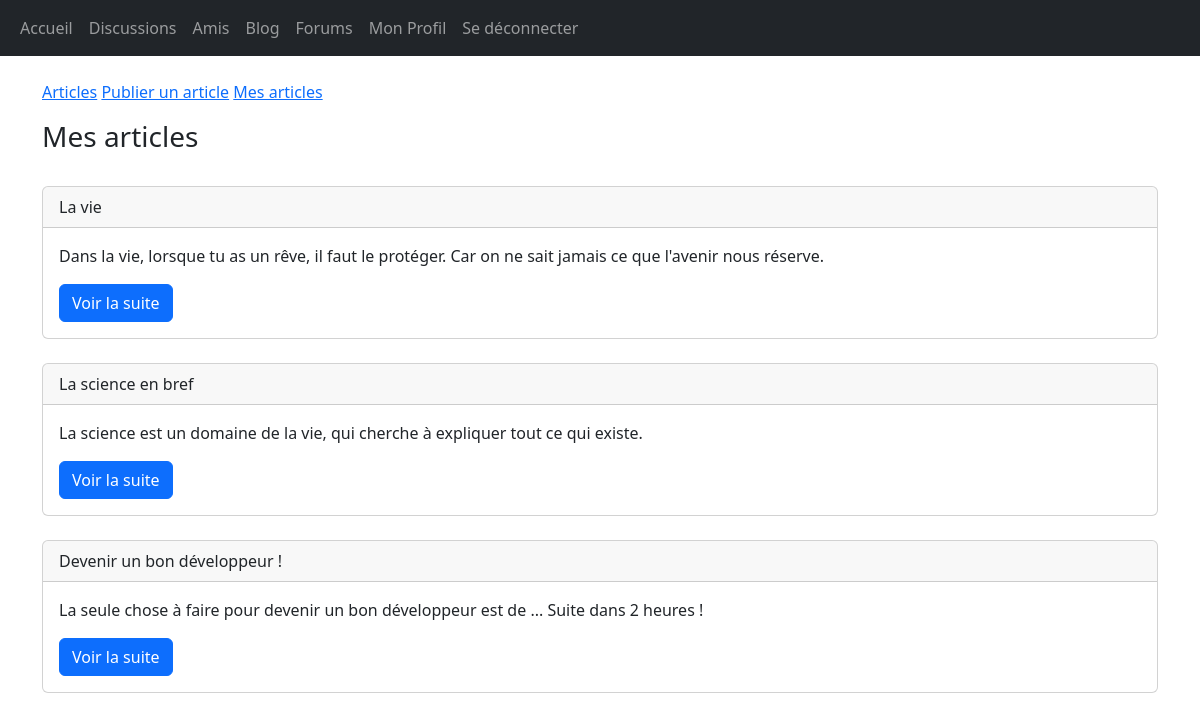
Page /ChatAcademia/index.php?myArticles (signed in) on the committed database.
### tables this page shows
CREATE TABLE `blog_articles` (
  `id` int(11) NOT NULL,
  `author` text NOT NULL,
  `article_title` text NOT NULL,
  `category` text NOT NULL,
  `content` text NOT NULL,
  `article_date` timestamp NOT NULL ON UPDATE CURRENT_TIMESTAMP
);

### SNet/src/controllers/blog/myArticles.php (called while the page is built)
<?php
require "src/models/blog.php";
$articles = getMyArticles();
require "src/views/blog/myArticles.php";

### SNet/src/models/blog.php (called while the page is built, shortened)
<?php
function getMyArticles(){
    require "src/models/pdo.php";
	$sql = $bdd->prepare("SELECT * FROM blog_articles WHERE author=? ORDER BY id DESC");
	$sql->execute(array($_SESSION['username']));
    $myArticles = [];
	while ($res = $sql->fetch()) {
        $myArticles[] = [
            'id'=>$res['id'],
            'title'=>$res['article_title'],
            'content'=>$res['content'],
            'date'=>$res['article_date'],
        ];
    }
    return $myArticles;
}

### SNet/src/views/blog/myArticles.php (the view, shortened to what this page needs)
<?php
require "src/views/includes/header.php";
?>
<main class="container">
    <p>
        <a href="index.php?blog=index">Articles</a>
        <a href="index.php?publishArticle">Publier un article</a>
        <a href="index.php?myArticles">Mes articles</a>
    </p>
    <h3>Mes articles</h3>
    <br>
    <?php
        foreach ($articles as $article) {
        ?>
            <article class="card">
                <p class="card-header">
                    <?= $article['title'] ?>
                </p>
                <div class="card-body">
                    <p class="card-text">
                        <?= $article['content'] ?>
                    </p>
                    <p  class="card-text">
                        <a href="index.php?viewArticle=<?= $article['id'] ?>" class="btn btn-primary">Voir la suite</a>
                    </p>
                </div>
            </article>
            <br>
        <?php
        }
    ?>
</main>
<?php
require "src/views/layout.php";
?>

### rows in the picture
blog_articles: article_title "La vie", content "Dans la vie, lorsque tu as un rêve, il faut le protéger. Car on ne sait jamais ce que l'avenir nous réserve."
blog_articles: article_title "La science en bref", content "La science est un domaine de la vie, qui cherche à expliquer tout ce qui existe."
blog_articles: article_title "Devenir un bon développeur !", content "La seule chose à faire pour devenir un bon développeur est de ... Suite dans 2 heures !"
